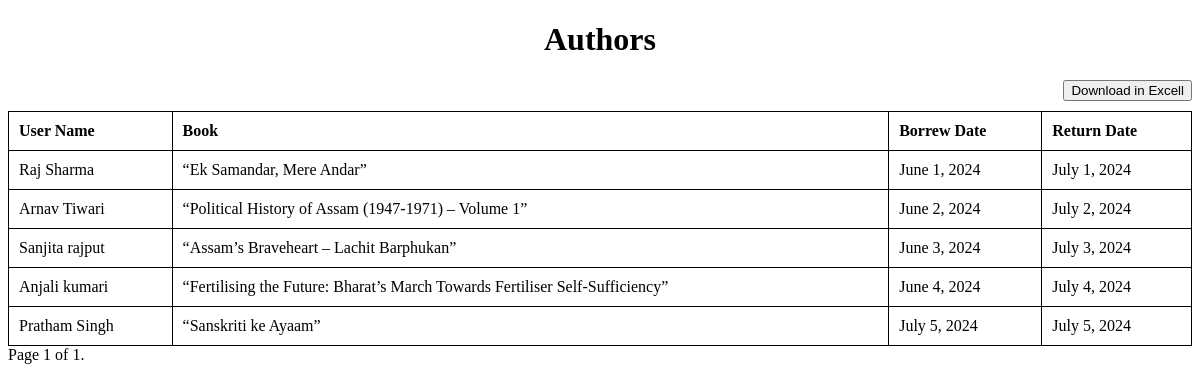
Screenshot of /borrowrecords/ with the database file from the repository.
### app/models.py (models this page shows, shortened)
class BorrowRecord(models.Model):
    user_name = models.CharField(max_length=255)
    book = models.ForeignKey(Book, on_delete=models.CASCADE)
    borrow_date = models.DateField()
    return_date = models.DateField()
    ID = models.AutoField(primary_key=True)

class Book(models.Model):
    title = models.CharField(max_length=255)
    genre = models.CharField(max_length=255)
    published_date = models.DateField()
    author = models.ForeignKey(Author, on_delete=models.CASCADE)
    ID = models.AutoField(primary_key=True)
    def __str__(self):
        return self.title

### app/views.py (the view)
# urls.py: path('borrowrecords/', BorrowRecordListView.as_view(), name='borrowrecords_list'),
class BorrowRecordListView(ListView):
    model = BorrowRecord
    paginate_by = 10
    template_name = 'Borrowrecords_list.html'

### app/templates/Borrowrecords_list.html (shortened to what this page needs)
<!DOCTYPE html>
<html lang="en">
<head>
</head>
<body>
    <h1>Authors</h1>
    <a href="{% url "Borrowrecords_to_excel" %}"><button>Download in Excell</button></a>
  <table>
    <thead>
      <tr>
        <th>User Name</th>
        <th>Book</th>
        <th>Borrew Date</th>
        <th>Return Date</th>
      </tr>
    </thead>
    <tbody>
      {% for borrow in object_list %}
        <tr>
          <td>{{ borrow.user_name }}</td>
          <td>{{ borrow.book }}</td>
          <td>{{ borrow.borrow_date }}</td>
          <td>{{ borrow.return_date }}</td>
        </tr>
      {% endfor %}
    </tbody>
  </table>
  <div class="pagination">
    <span class="step-links">
        <span class="current">
            Page {{ page_obj.number }} of {{ page_obj.paginator.num_pages }}.
        </span>
    </span>
  </div>
</body>
</html>

### app/templates/Borrowrecords_list.html (style rules this page uses)
table { width: 100%; border-collapse: collapse; }
table, th, td { border: 1px solid black; }
th, td { padding: 10px; text-align: left; }
h1 { text-align: center; }
a { float:right; margin-bottom:10px; }

### rows the page displays
BorrowRecord: user_name "Raj Sharma", book "“Ek Samandar, Mere Andar”", borrow_date "June 1, 2024", return_date "July 1, 2024"
BorrowRecord: user_name "Arnav Tiwari", book "“Political History of Assam (1947-1971) – Volume 1”", borrow_date "June 2, 2024", return_date "July 2, 2024"
BorrowRecord: user_name "Sanjita rajput", book "“Assam’s Braveheart – Lachit Barphukan”", borrow_date "June 3, 2024", return_date "July 3, 2024"
BorrowRecord: user_name "Anjali kumari", book "“Fertilising the Future: Bharat’s March Towards Fertiliser Self-Sufficiency”", borrow_date "June 4, 2024", return_date "July 4, 2024"
BorrowRecord: user_name "Pratham Singh", book "“Sanskriti ke Ayaam”", borrow_date "July 5, 2024", return_date "July 5, 2024"

### other values shown
{{ page_obj.number }} "1"
{{ page_obj.paginator.num_pages }} "1"
